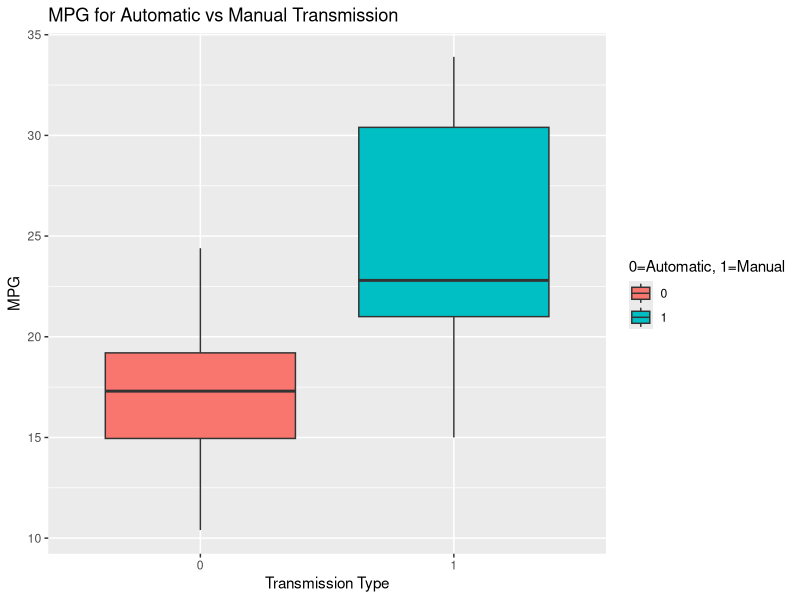
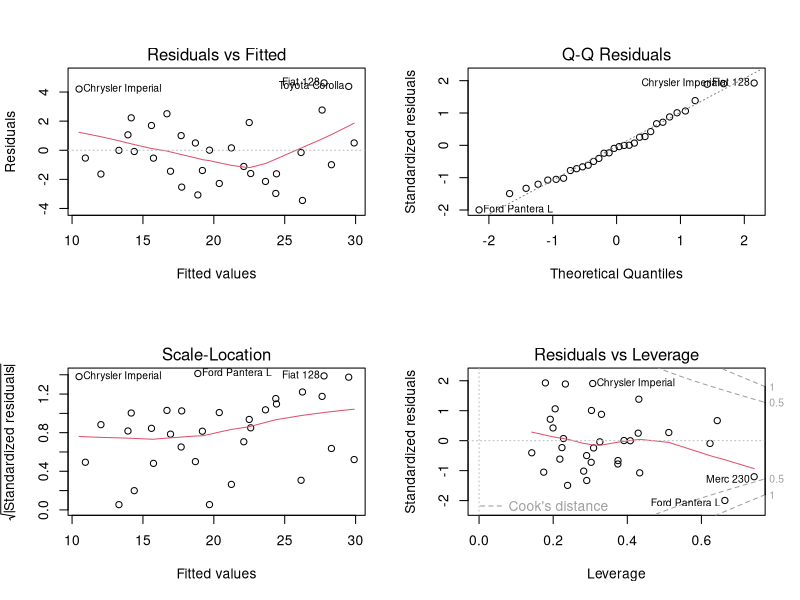
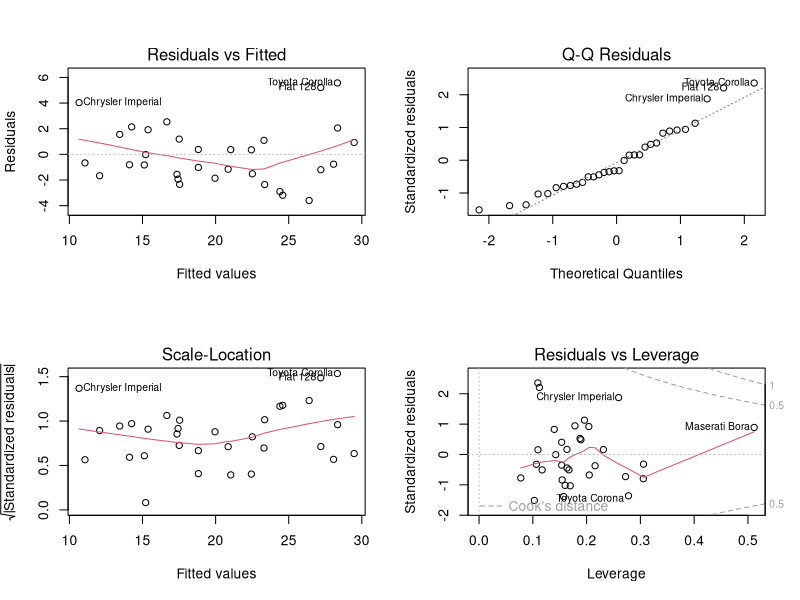

Reproduce these figures in R, in order.
## ---- chunk 1
library(datasets) #loading the data
data(mtcars)  
## ---- chunk 2
head(mtcars) #exploring the dataset
summary(mtcars)
str(mtcars)
## ---- chunk 3
library(ggplot2)
## ---- chunk 4
mtcars$am <- as.factor(mtcars$am)
h <- ggplot(mtcars, aes(x=am, y=mpg,fill=am)) + geom_boxplot()
h <- h+labs(title = "MPG for Automatic vs Manual Transmission")
h <- h + xlab("Transmission Type")
h <- h + ylab("MPG")
h <- h + labs(fill = "0=Automatic, 1=Manual")
h
## ---- chunk 5
s = split(mtcars$mpg, mtcars$am)

sapply(s, mean) # finding the mean
sapply(s, sd) # standard deviation
## ---- chunk 6
automatic <- mtcars[mtcars$am == "0",]
manual <- mtcars[mtcars$am == "1",]
## ---- chunk 7
t.test(automatic$mpg, manual$mpg)  
## ---- chunk 8
R_all <- lm(mpg ~., data = mtcars)
summary(R_all)
## ---- chunk 9
RA <- lm(mpg ~ am, data = mtcars)
summary(RA)
## ---- chunk 10
RS <- lm(mpg~am + cyl + hp + wt + disp, data = mtcars)
summary(RS)
anova(RA, RS)

## ---- chunk 11
## regression residual plots considering all attributes in the dataset
par(mfrow = c(2,2))
plot(R_all)
## ---- chunk 12
## regression residual plots considering selected attributes in the dataset
par(mfrow = c(2,2))
plot(RS)
